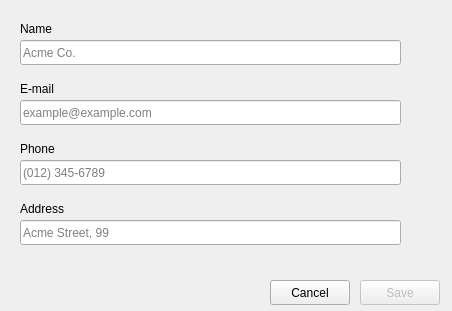
<?xml version="1.0" encoding="UTF-8"?>
<ui version="4.0">
 <class>customerWin</class>
 <widget class="QDialog" name="customerWin">
  <property name="enabled">
   <bool>true</bool>
  </property>
  <property name="geometry">
   <rect>
    <x>0</x>
    <y>0</y>
    <width>452</width>
    <height>311</height>
   </rect>
  </property>
  <property name="windowTitle">
   <string>customerWin</string>
  </property>
  <widget class="QLineEdit" name="nameLineEdit">
   <property name="geometry">
    <rect>
     <x>20</x>
     <y>40</y>
     <width>381</width>
     <height>25</height>
    </rect>
   </property>
   <property name="placeholderText">
    <string>Acme Co.</string>
   </property>
  </widget>
  <widget class="QLabel" name="nameLabel">
   <property name="geometry">
    <rect>
     <x>20</x>
     <y>20</y>
     <width>54</width>
     <height>17</height>
    </rect>
   </property>
   <property name="text">
    <string>Name</string>
   </property>
  </widget>
  <widget class="QLineEdit" name="emailLineEdit">
   <property name="geometry">
    <rect>
     <x>20</x>
     <y>100</y>
     <width>381</width>
     <height>25</height>
    </rect>
   </property>
   <property name="placeholderText">
    <string>example@example.com</string>
   </property>
  </widget>
  <widget class="QLabel" name="emailLabel">
   <property name="geometry">
    <rect>
     <x>20</x>
     <y>80</y>
     <width>54</width>
     <height>17</height>
    </rect>
   </property>
   <property name="text">
    <string>E-mail</string>
   </property>
  </widget>
  <widget class="QLabel" name="phoneLabel">
   <property name="geometry">
    <rect>
     <x>20</x>
     <y>140</y>
     <width>54</width>
     <height>17</height>
    </rect>
   </property>
   <property name="text">
    <string>Phone</string>
   </property>
  </widget>
  <widget class="QLabel" name="addressLabel">
   <property name="geometry">
    <rect>
     <x>20</x>
     <y>200</y>
     <width>54</width>
     <height>17</height>
    </rect>
   </property>
   <property name="text">
    <string>Address</string>
   </property>
  </widget>
  <widget class="QLineEdit" name="addressLineEdit">
   <property name="geometry">
    <rect>
     <x>20</x>
     <y>220</y>
     <width>381</width>
     <height>25</height>
    </rect>
   </property>
   <property name="placeholderText">
    <string>Acme Street, 99</string>
   </property>
  </widget>
  <widget class="QLabel" name="alreadyRegLabel">
   <property name="enabled">
    <bool>true</bool>
   </property>
   <property name="geometry">
    <rect>
     <x>200</x>
     <y>70</y>
     <width>201</width>
     <height>17</height>
    </rect>
   </property>
   <property name="frameShape">
    <enum>QFrame::NoFrame</enum>
   </property>
   <property name="frameShadow">
    <enum>QFrame::Plain</enum>
   </property>
   <property name="text">
    <string/>
   </property>
  </widget>
  <widget class="QPushButton" name="saveButton">
   <property name="enabled">
    <bool>false</bool>
   </property>
   <property name="geometry">
    <rect>
     <x>360</x>
     <y>280</y>
     <width>80</width>
     <height>25</height>
    </rect>
   </property>
   <property name="text">
    <string>Save</string>
   </property>
  </widget>
  <widget class="QPushButton" name="cancelButton">
   <property name="geometry">
    <rect>
     <x>270</x>
     <y>280</y>
     <width>80</width>
     <height>25</height>
    </rect>
   </property>
   <property name="text">
    <string>Cancel</string>
   </property>
  </widget>
  <widget class="QLineEdit" name="phoneLineEdit">
   <property name="enabled">
    <bool>true</bool>
   </property>
   <property name="geometry">
    <rect>
     <x>20</x>
     <y>160</y>
     <width>381</width>
     <height>25</height>
    </rect>
   </property>
   <property name="placeholderText">
    <string>(012) 345-6789</string>
   </property>
  </widget>
 </widget>
 <resources/>
 <connections>
  <connection>
   <sender>nameLineEdit</sender>
   <signal>returnPressed()</signal>
   <receiver>emailLineEdit</receiver>
   <slot>setFocus()</slot>
   <hints>
    <hint type="sourcelabel">
     <x>77</x>
     <y>55</y>
    </hint>
    <hint type="destinationlabel">
     <x>103</x>
     <y>110</y>
    </hint>
   </hints>
  </connection>
  <connection>
   <sender>addressLineEdit</sender>
   <signal>returnPressed()</signal>
   <receiver>saveButton</receiver>
   <slot>click()</slot>
   <hints>
    <hint type="sourcelabel">
     <x>106</x>
     <y>226</y>
    </hint>
    <hint type="destinationlabel">
     <x>421</x>
     <y>292</y>
    </hint>
   </hints>
  </connection>
  <connection>
   <sender>emailLineEdit</sender>
   <signal>returnPressed()</signal>
   <receiver>phoneLineEdit</receiver>
   <slot>setFocus()</slot>
   <hints>
    <hint type="sourcelabel">
     <x>164</x>
     <y>115</y>
    </hint>
    <hint type="destinationlabel">
     <x>152</x>
     <y>183</y>
    </hint>
   </hints>
  </connection>
  <connection>
   <sender>phoneLineEdit</sender>
   <signal>returnPressed()</signal>
   <receiver>addressLineEdit</receiver>
   <slot>setFocus()</slot>
   <hints>
    <hint type="sourcelabel">
     <x>233</x>
     <y>176</y>
    </hint>
    <hint type="destinationlabel">
     <x>255</x>
     <y>230</y>
    </hint>
   </hints>
  </connection>
 </connections>
</ui>
